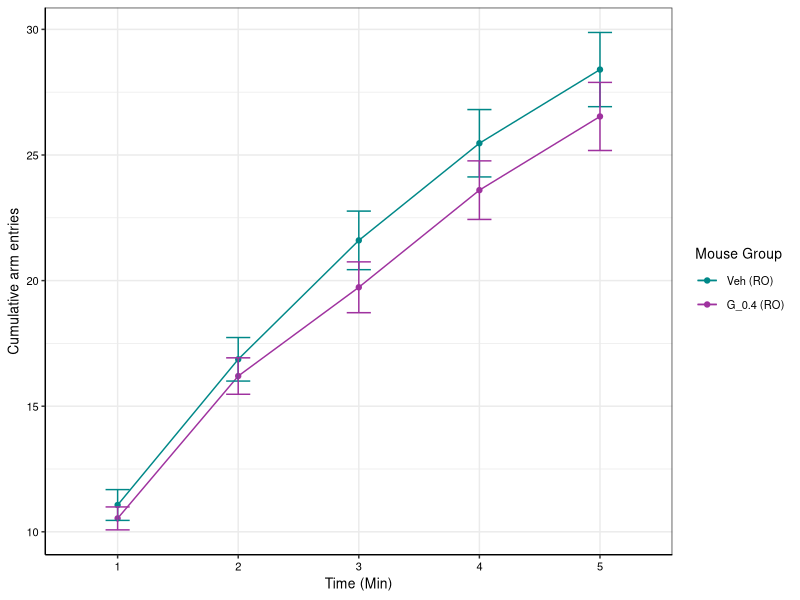
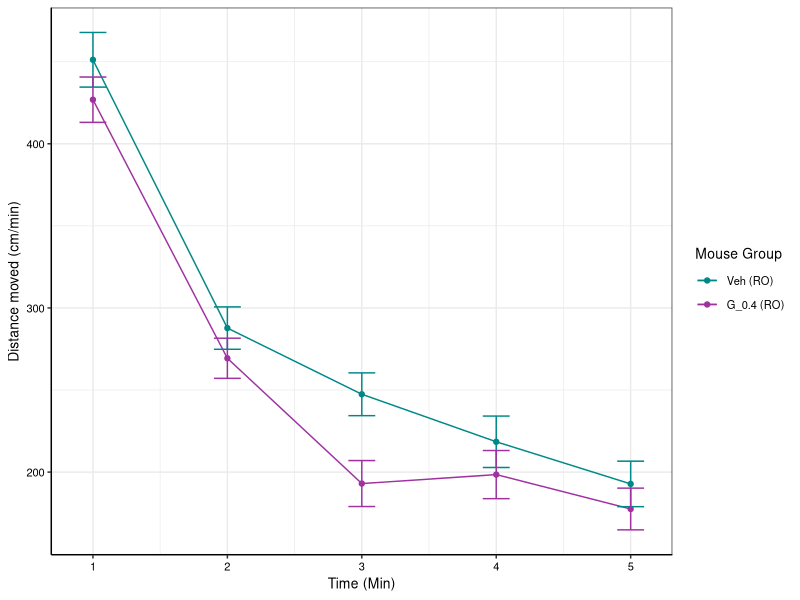
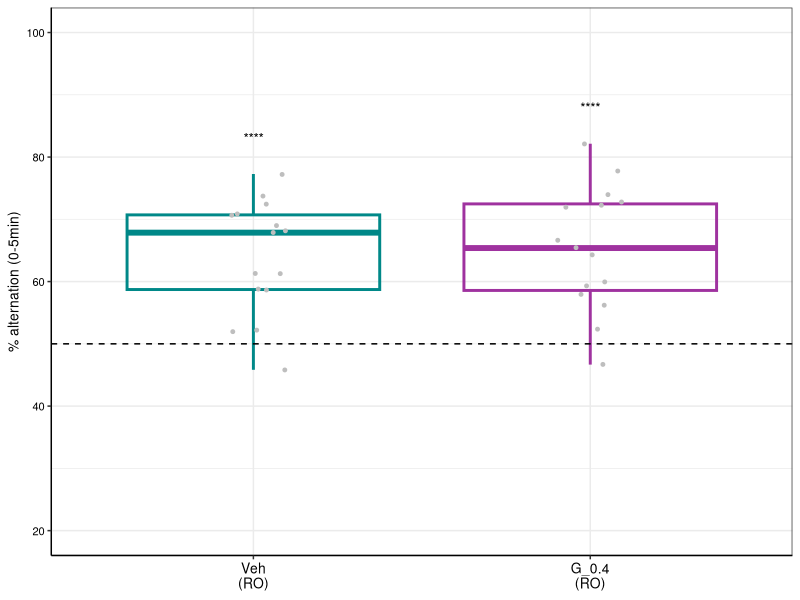
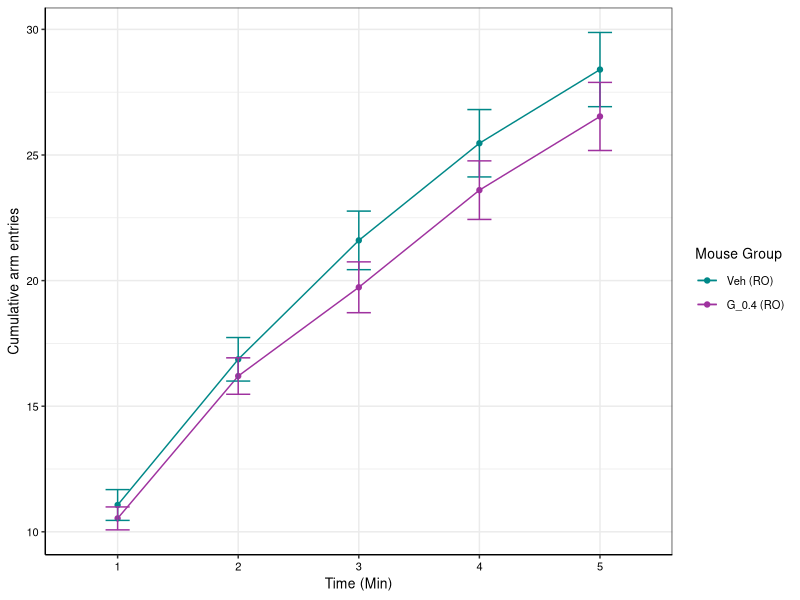
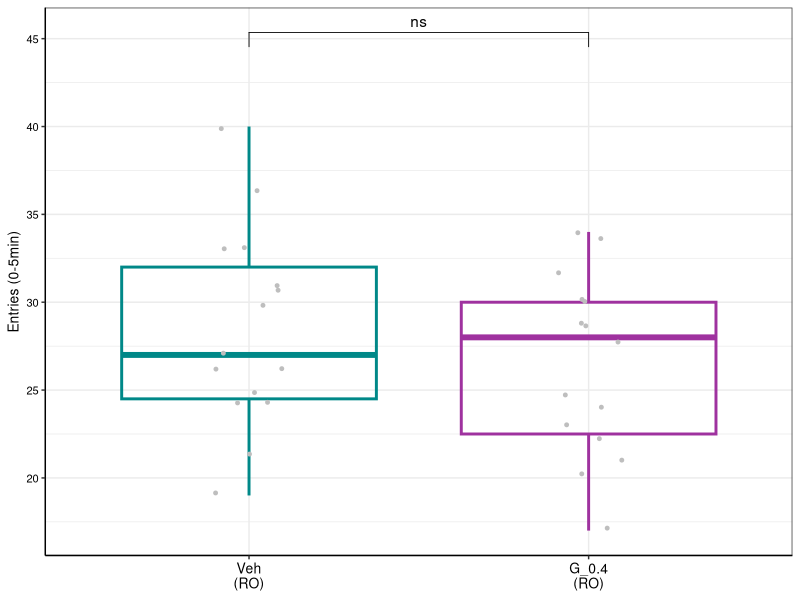
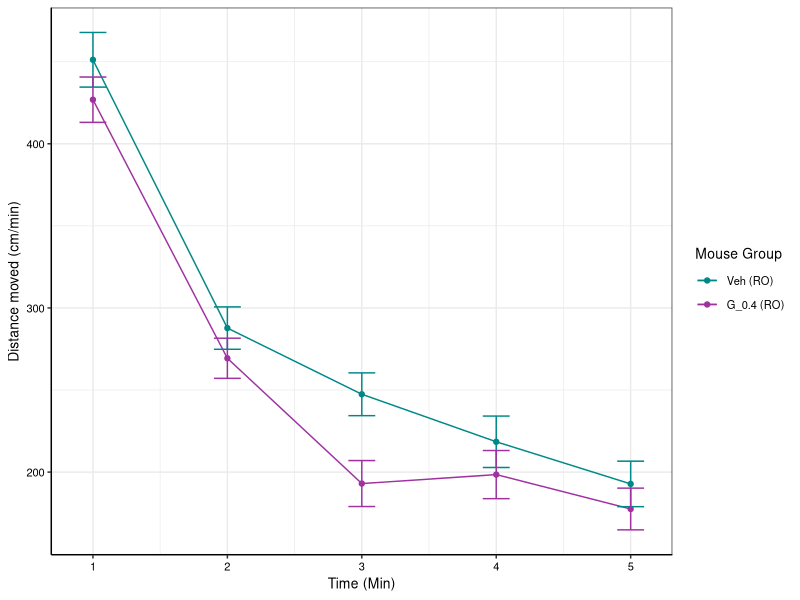
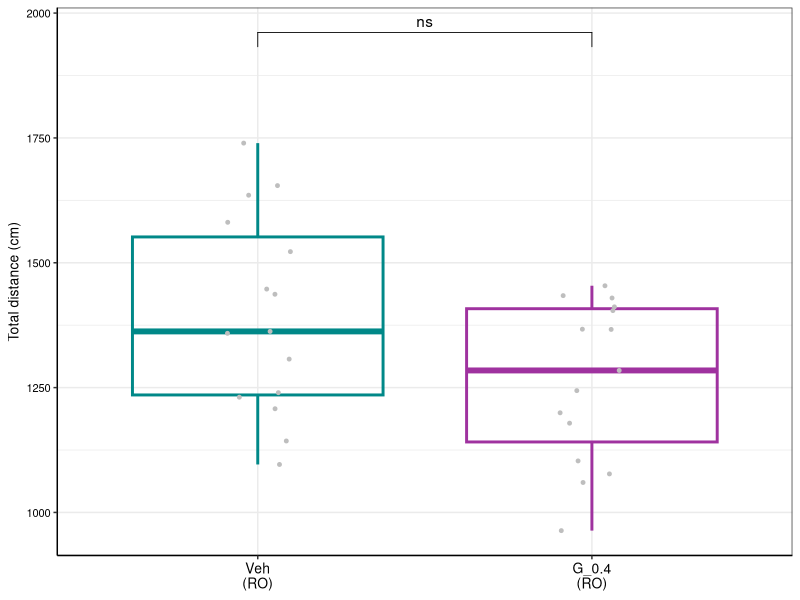

Here is the R script that generated these plots, in order:
## ---- chunk 1
library(dplyr)
library(ggplot2)
library(readxl)
library(ggpubr)
library(rstatix)
## ---- chunk 2
ymaze_data <- read_excel("Male cohort 1 - RO/Data to plot - cohort 1.xlsx", sheet = "Ymaze_1")
ymaze_data$`Mouse Group` <- ifelse(ymaze_data$`Mouse Group` == 'Vehicle', 'Veh\n(RO)', 'G_0.4\n(RO)')
ymaze_data$`Mouse Group` <- factor(ymaze_data$`Mouse Group`,
                                levels = c("Veh\n(RO)",
                                           "G_0.4\n(RO)"))
## ---- chunk 3
plotting_func_alternation <- function(df, variable, ylab, fname, wid = 2, ht = 2) {
  df <- dplyr::filter(df, Measure == variable)
  
  # Compute statistics
  # One sample t-test vs. chance (50% alternation) per group
  tests <- df %>%
    dplyr::group_by(`Mouse Group`) %>%
    rstatix::t_test(Value ~ 1, mu = 50, detailed = TRUE) %>%
    rstatix::add_significance() %>%
    dplyr::ungroup()
  
  # Define positions of significance stars
  sig_pos <- df %>%
    dplyr::group_by(`Mouse Group`) %>%
    dplyr::summarise(y.position = min(100, max(Value, na.rm = TRUE) + 5), .groups = "drop")
  
  # Merge
  tests <- merge(tests, sig_pos, by = "Mouse Group") %>%
    dplyr::mutate(label = p.signif)
  
  ggplot(df, aes(x=`Mouse Group`, y=Value)) +
    geom_boxplot(aes(color = `Mouse Group`), fill = NA, outlier.shape = NA, linewidth = 1) +
    geom_point(color = "grey", position = position_jitter(width = 0.1), size = 1) +
    scale_color_manual(values = c("Veh\n(RO)" = "#008888", "G_0.4\n(RO)" = "#9f329f")) +
    geom_text(data = tests, aes(x = `Mouse Group`, y = y.position, label = label), vjust = 0, size = 3.5) +
    theme_bw() +
    theme(legend.position = "none",
      axis.line = element_line(color='black'),
      axis.text.y = element_text(size = 8, color = 'black'),
      axis.text.x = element_text(size = 10, color = 'black'),
      axis.title.y = element_text(size = 10, color = 'black'),
      axis.title.x = element_blank()) +
    labs(y = ylab) +
    geom_hline(yintercept = 50, linetype = 'dashed', color = 'black') +
    ylim(20,100)
  
  ggsave(fname, width = wid, height = ht)
  
  return(tests)
}
## ---- chunk 4
# "% alternation (0-5min)"
pc_alt_05 <- plotting_func_alternation(ymaze_data, "% alternation (0-5min)",
              "% alternation (0-5min)", "Male cohort 1 - RO/ymaze_pc_alternation_0_to_5.pdf")
## ---- chunk 5
entries <- dplyr::filter(ymaze_data, startsWith(Measure, 'Entries'))

# Add a timepoint column
entries$Time <- substr(entries$Measure, 12, 12)

# Need a "summary" data frame
entries_summary <- entries %>%
  group_by(`Mouse Group`, Time) %>%
  summarise(
    mean_value = mean(Value, na.rm = TRUE),
    se = sd(Value, na.rm = TRUE) / sqrt(n()),
    .groups = "drop"
  )

# Want to get rid of the newline for the line graph legend
entries_summary$`Mouse Group` <- ifelse(entries_summary$`Mouse Group` == 'Veh\n(RO)',
                                        'Veh (RO)', 'G_0.4 (RO)')
entries_summary$`Mouse Group` <- factor(entries_summary$`Mouse Group`,
                                        levels = c("Veh (RO)", "G_0.4 (RO)"))

# Plot line graph
ggplot(entries_summary, aes(x = Time, y = mean_value, color = `Mouse Group`, group = `Mouse Group`)) + geom_line() + geom_point() + geom_errorbar(aes(ymin = mean_value - se, ymax = mean_value + se), width = 0.2) + labs(x = "Time (Min)", y = "Cumulative arm entries") +
    scale_color_manual(values = c("Veh (RO)" = "#008888", "G_0.4 (RO)" = "#9f329f")) +
    theme_bw() +
    theme(axis.line = element_line(color='black'),
      axis.text = element_text(size = 8, color = 'black'),
      axis.title = element_text(size = 10, color = 'black'),
      legend.title = element_text(size = 10, color = 'black'),
      legend.text = element_text(size = 8, color = 'black'))

ggsave('Male cohort 1 - RO/ymaze_cumulative_arm_entries.pdf', width = 4, height = 2)
## ---- chunk 6
generic_boxplot_func <- function(df, variable, ylab,
                          fname, wid = 2, ht = 2) {
  
  df <- dplyr::filter(df, Measure == variable)
  ggplot(df, aes(x=`Mouse Group`, y=Value)) +
    geom_boxplot(aes(color = `Mouse Group`), fill = NA, outlier.shape = NA, linewidth = 1) +
    geom_point(color = "grey", position = position_jitter(width = 0.1), size = 1) +
    scale_color_manual(values = c("Veh\n(RO)" = "#008888", "G_0.4\n(RO)" = "#9f329f")) +
    stat_compare_means(method = "t.test", label = "p.signif", comparisons = list(c("Veh\n(RO)", "G_0.4\n(RO)")), hide.ns = FALSE) +
    theme_bw() +
    theme(legend.position = "none",
      axis.line = element_line(color='black'),
      axis.text.y = element_text(size = 8, color = 'black'),
      axis.text.x = element_text(size = 10, color = 'black'),
      axis.title.y = element_text(size = 10, color = 'black'),
      axis.title.x = element_blank()) +
    labs(y = ylab) + expand_limits(y = max(df$Value) * 1.1)
  
  ggsave(fname, width = wid, height = ht)
}
## ---- chunk 7
generic_boxplot_func(entries, 'Entries (0-5min)', 'Entries (0-5min)',
                     'Male cohort 1 - RO/ymaze_entries_05_boxplot.pdf')

for_stats <- dplyr::filter(entries, Measure == 'Entries (0-5min)')
t.test(dplyr::filter(for_stats, `Mouse Group` == 'Veh\n(RO)')$Value,
       dplyr::filter(for_stats, `Mouse Group` == 'G_0.4\n(RO)')$Value)
## ---- chunk 8
# Rename some columns
entries <- dplyr::rename(entries,
                         mouse_group = `Mouse Group`,
                         mouse_id = `Mouse ID`)

# Ensure that variables are in the correct format
entries$Value <- as.numeric(entries$Value)
entries$mouse_id <- factor(entries$mouse_id)
stopifnot(is.factor(entries$mouse_group))
entries$Time <- factor(entries$Time)

entries_interaction_test <- anova_test(
  entries,
  dv = Value,
  wid = mouse_id,
  between = mouse_group,
  within = Time
)
## ---- chunk 9
distance <- dplyr::filter(ymaze_data, startsWith(Measure, 'Distance'))

# Add a timepoint column
distance$Time <- rep(seq(1,5), each = 30)

# Need a "summary" data frame
distance_summary <- distance %>%
  group_by(`Mouse Group`, Time) %>%
  summarise(
    mean_value = mean(Value, na.rm = TRUE),
    se = sd(Value, na.rm = TRUE) / sqrt(n()),
    .groups = "drop"
  )

# Want to get rid of the newline for the line graph legend
distance_summary$`Mouse Group` <- ifelse(distance_summary$`Mouse Group` == 'Veh\n(RO)',
                                        'Veh (RO)', 'G_0.4 (RO)')
distance_summary$`Mouse Group` <- factor(distance_summary$`Mouse Group`,
                                        levels = c("Veh (RO)", "G_0.4 (RO)"))

# Plot line graph
ggplot(distance_summary, aes(x = Time, y = mean_value, color = `Mouse Group`, group = `Mouse Group`)) + geom_line() + geom_point() + geom_errorbar(aes(ymin = mean_value - se, ymax = mean_value + se), width = 0.2) + labs(x = "Time (Min)", y = "Distance moved (cm/min)") +
    scale_color_manual(values = c("Veh (RO)" = "#008888", "G_0.4 (RO)" = "#9f329f")) +
    theme_bw() +
    theme(axis.line = element_line(color='black'),
      axis.text = element_text(size = 8, color = 'black'),
      axis.title = element_text(size = 10, color = 'black'),
      legend.title = element_text(size = 10, color = 'black'),
      legend.text = element_text(size = 8, color = 'black'))

ggsave('Male cohort 1 - RO/ymaze_distance_moved_per_min.pdf', width = 4, height = 2)
## ---- chunk 10
distance_sum <- distance %>%
  group_by(`Mouse ID`, `Mouse Group`) %>%
  summarise(total_value = sum(Value, na.rm = TRUE),
            .groups = "drop")

# Make some changes to make the function work
distance_sum$Measure <- 'Total distance (cm)'
distance_sum <- dplyr::rename(distance_sum, Value=total_value)

generic_boxplot_func(distance_sum, 'Total distance (cm)', 'Total distance (cm)',
                     'Male cohort 1 - RO/ymaze_total_distance_boxplot.pdf')

t.test(dplyr::filter(distance_sum, `Mouse Group` == 'Veh\n(RO)')$Value,
       dplyr::filter(distance_sum, `Mouse Group` == 'G_0.4\n(RO)')$Value)
## ---- chunk 11
# Rename some columns
distance <- dplyr::rename(distance,
                         mouse_group = `Mouse Group`,
                         mouse_id = `Mouse ID`)

# Ensure that variables are in the correct format
distance$Value <- as.numeric(distance$Value)
distance$mouse_id <- factor(distance$mouse_id)
stopifnot(is.factor(distance$mouse_group))
distance$Time <- factor(distance$Time)

distance_interaction_test <- anova_test(
  distance,
  dv = Value,
  wid = mouse_id,
  between = mouse_group,
  within = Time
)
